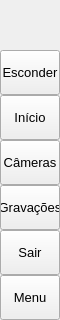
        <widget class="QFrame" name="leftMenuBg">
         <property name="minimumSize">
          <size>
           <width>60</width>
           <height>0</height>
          </size>
         </property>
         <property name="maximumSize">
          <size>
           <width>60</width>
           <height>16777215</height>
          </size>
         </property>
         <property name="frameShape">
          <enum>QFrame::NoFrame</enum>
         </property>
         <property name="frameShadow">
          <enum>QFrame::Raised</enum>
         </property>
         <layout class="QVBoxLayout" name="verticalLayout_3">
          <property name="spacing">
           <number>0</number>
          </property>
          <property name="leftMargin">
           <number>0</number>
          </property>
          <property name="topMargin">
           <number>0</number>
          </property>
          <property name="rightMargin">
           <number>0</number>
          </property>
          <property name="bottomMargin">
           <number>0</number>
          </property>
          <item>
           <widget class="QFrame" name="topLogoInfo">
            <property name="minimumSize">
             <size>
              <width>0</width>
              <height>50</height>
             </size>
            </property>
            <property name="maximumSize">
             <size>
              <width>16777215</width>
              <height>50</height>
             </size>
            </property>
            <property name="styleSheet">
             <string notr="true"/>
            </property>
            <property name="frameShape">
             <enum>QFrame::NoFrame</enum>
            </property>
            <property name="frameShadow">
             <enum>QFrame::Raised</enum>
            </property>
            <widget class="QLabel" name="titleLeftApp">
             <property name="geometry">
              <rect>
               <x>70</x>
               <y>8</y>
               <width>160</width>
               <height>20</height>
              </rect>
             </property>
             <property name="font">
              <font>
               <family>Segoe UI Semibold</family>
               <pointsize>12</pointsize>
               <italic>false</italic>
               <bold>false</bold>
              </font>
             </property>
             <property name="styleSheet">
              <string notr="true"/>
             </property>
             <property name="text">
              <string>&lt;html&gt;&lt;head/&gt;&lt;body&gt;&lt;p&gt;SafeMac&lt;/p&gt;&lt;/body&gt;&lt;/html&gt;</string>
             </property>
             <property name="alignment">
              <set>Qt::AlignLeading|Qt::AlignLeft|Qt::AlignTop</set>
             </property>
            </widget>
            <widget class="QLabel" name="label_5">
             <property name="geometry">
              <rect>
               <x>0</x>
               <y>20</y>
               <width>441</width>
               <height>331</height>
              </rect>
             </property>
             <property name="whatsThis">
              <string>&lt;html&gt;&lt;head/&gt;&lt;body&gt;&lt;p&gt;&lt;img src=&quot;:/images/images/images/icon.png&quot;/&gt;&lt;/p&gt;&lt;/body&gt;&lt;/html&gt;</string>
             </property>
             <property name="text">
              <string/>
             </property>
            </widget>
            <widget class="QLabel" name="label_logo">
             <property name="geometry">
              <rect>
               <x>0</x>
               <y>0</y>
               <width>61</width>
               <height>51</height>
              </rect>
             </property>
             <property name="styleSheet">
              <string notr="true"/>
             </property>
             <property name="text">
              <string/>
             </property>
            </widget>
           </widget>
          </item>
          <item>
           <widget class="QFrame" name="leftMenuFrame">
            <property name="frameShape">
             <enum>QFrame::NoFrame</enum>
            </property>
            <property name="frameShadow">
             <enum>QFrame::Raised</enum>
            </property>
            <layout class="QVBoxLayout" name="verticalMenuLayout">
             <property name="spacing">
              <number>0</number>
             </property>
             <property name="leftMargin">
              <number>0</number>
             </property>
             <property name="topMargin">
              <number>0</number>
             </property>
             <property name="rightMargin">
              <number>0</number>
             </property>
             <property name="bottomMargin">
              <number>0</number>
             </property>
             <item>
              <widget class="QFrame" name="toggleBox">
               <property name="maximumSize">
                <size>
                 <width>16777215</width>
                 <height>45</height>
                </size>
               </property>
               <property name="frameShape">
                <enum>QFrame::NoFrame</enum>
               </property>
               <property name="frameShadow">
                <enum>QFrame::Raised</enum>
               </property>
               <layout class="QVBoxLayout" name="verticalLayout_4">
                <property name="spacing">
                 <number>0</number>
                </property>
                <property name="leftMargin">
                 <number>0</number>
                </property>
                <property name="topMargin">
                 <number>0</number>
                </property>
                <property name="rightMargin">
                 <number>0</number>
                </property>
                <property name="bottomMargin">
                 <number>0</number>
                </property>
                <item>
                 <widget class="QPushButton" name="toggleButton">
                  <property name="sizePolicy">
                   <sizepolicy hsizetype="Expanding" vsizetype="Fixed">
                    <horstretch>0</horstretch>
                    <verstretch>0</verstretch>
                   </sizepolicy>
                  </property>
                  <property name="minimumSize">
                   <size>
                    <width>0</width>
                    <height>45</height>
                   </size>
                  </property>
                  <property name="font">
                   <font>
                    <family>Segoe UI</family>
                    <pointsize>10</pointsize>
                    <italic>false</italic>
                    <bold>false</bold>
                   </font>
                  </property>
                  <property name="cursor">
                   <cursorShape>PointingHandCursor</cursorShape>
                  </property>
                  <property name="layoutDirection">
                   <enum>Qt::LeftToRight</enum>
                  </property>
                  <property name="styleSheet">
                   <string notr="true">background-image: url(:/icons/images/icons/icon_menu.png);</string>
                  </property>
                  <property name="text">
                   <string>Esconder</string>
                  </property>
                 </widget>
                </item>
               </layout>
              </widget>
             </item>
             <item alignment="Qt::AlignTop">
              <widget class="QFrame" name="topMenu">
               <property name="frameShape">
                <enum>QFrame::NoFrame</enum>
               </property>
               <property name="frameShadow">
                <enum>QFrame::Raised</enum>
               </property>
               <layout class="QVBoxLayout" name="verticalLayout_8">
                <property name="spacing">
                 <number>0</number>
                </property>
                <property name="leftMargin">
                 <number>0</number>
                </property>
                <property name="topMargin">
                 <number>0</number>
                </property>
                <property name="rightMargin">
                 <number>0</number>
                </property>
                <property name="bottomMargin">
                 <number>0</number>
                </property>
                <item>
                 <widget class="QPushButton" name="btn_home">
                  <property name="sizePolicy">
                   <sizepolicy hsizetype="Expanding" vsizetype="Fixed">
                    <horstretch>0</horstretch>
                    <verstretch>0</verstretch>
                   </sizepolicy>
                  </property>
                  <property name="minimumSize">
                   <size>
                    <width>0</width>
                    <height>45</height>
                   </size>
                  </property>
                  <property name="font">
                   <font>
                    <family>Segoe UI</family>
                    <pointsize>10</pointsize>
                    <italic>false</italic>
                    <bold>false</bold>
                   </font>
                  </property>
                  <property name="cursor">
                   <cursorShape>PointingHandCursor</cursorShape>
                  </property>
                  <property name="layoutDirection">
                   <enum>Qt::LeftToRight</enum>
                  </property>
                  <property name="styleSheet">
                   <string notr="true">background-image: url(:/icons/images/icons/cil-home.png);</string>
                  </property>
                  <property name="text">
                   <string>Início</string>
                  </property>
                 </widget>
                </item>
                <item>
                 <widget class="QPushButton" name="btn_cameras">
                  <property name="sizePolicy">
                   <sizepolicy hsizetype="Expanding" vsizetype="Fixed">
                    <horstretch>0</horstretch>
                    <verstretch>0</verstretch>
                   </sizepolicy>
                  </property>
                  <property name="minimumSize">
                   <size>
                    <width>0</width>
                    <height>45</height>
                   </size>
                  </property>
                  <property name="font">
                   <font>
                    <family>Segoe UI</family>
                    <pointsize>10</pointsize>
                    <italic>false</italic>
                    <bold>false</bold>
                   </font>
                  </property>
                  <property name="cursor">
                   <cursorShape>PointingHandCursor</cursorShape>
                  </property>
                  <property name="layoutDirection">
                   <enum>Qt::LeftToRight</enum>
                  </property>
                  <property name="styleSheet">
                   <string notr="true">background-image: url(:/icons/images/icons/cil-camera.png);</string>
                  </property>
                  <property name="text">
                   <string>Câmeras</string>
                  </property>
                 </widget>
                </item>
                <item>
                 <widget class="QPushButton" name="btn_videos">
                  <property name="sizePolicy">
                   <sizepolicy hsizetype="Expanding" vsizetype="Fixed">
                    <horstretch>0</horstretch>
                    <verstretch>0</verstretch>
                   </sizepolicy>
                  </property>
                  <property name="minimumSize">
                   <size>
                    <width>0</width>
                    <height>45</height>
                   </size>
                  </property>
                  <property name="font">
                   <font>
                    <family>Segoe UI</family>
                    <pointsize>10</pointsize>
                    <italic>false</italic>
                    <bold>false</bold>
                   </font>
                  </property>
                  <property name="cursor">
                   <cursorShape>PointingHandCursor</cursorShape>
                  </property>
                  <property name="layoutDirection">
                   <enum>Qt::LeftToRight</enum>
                  </property>
                  <property name="styleSheet">
                   <string notr="true">background-image: url(:/icons/images/icons/cil-movie.png);</string>
                  </property>
                  <property name="text">
                   <string>Gravações</string>
                  </property>
                 </widget>
                </item>
                <item>
                 <widget class="QPushButton" name="btn_exit">
                  <property name="sizePolicy">
                   <sizepolicy hsizetype="Expanding" vsizetype="Fixed">
                    <horstretch>0</horstretch>
                    <verstretch>0</verstretch>
                   </sizepolicy>
                  </property>
                  <property name="minimumSize">
                   <size>
                    <width>0</width>
                    <height>45</height>
                   </size>
                  </property>
                  <property name="font">
                   <font>
                    <family>Segoe UI</family>
                    <pointsize>10</pointsize>
                    <italic>false</italic>
                    <bold>false</bold>
                   </font>
                  </property>
                  <property name="cursor">
                   <cursorShape>PointingHandCursor</cursorShape>
                  </property>
                  <property name="layoutDirection">
                   <enum>Qt::LeftToRight</enum>
                  </property>
                  <property name="styleSheet">
                   <string notr="true">background-image: url(:/icons/images/icons/cil-exit-to-app.png);</string>
                  </property>
                  <property name="text">
                   <string>Sair</string>
                  </property>
                 </widget>
                </item>
               </layout>
              </widget>
             </item>
             <item alignment="Qt::AlignBottom">
              <widget class="QFrame" name="bottomMenu">
               <property name="frameShape">
                <enum>QFrame::NoFrame</enum>
               </property>
               <property name="frameShadow">
                <enum>QFrame::Raised</enum>
               </property>
               <layout class="QVBoxLayout" name="verticalLayout_9">
                <property name="spacing">
                 <number>0</number>
                </property>
                <property name="leftMargin">
                 <number>0</number>
                </property>
                <property name="topMargin">
                 <number>0</number>
                </property>
                <property name="rightMargin">
                 <number>0</number>
                </property>
                <property name="bottomMargin">
                 <number>0</number>
                </property>
                <item>
                 <widget class="QPushButton" name="toggleLeftBox">
                  <property name="sizePolicy">
                   <sizepolicy hsizetype="Expanding" vsizetype="Fixed">
                    <horstretch>0</horstretch>
                    <verstretch>0</verstretch>
                   </sizepolicy>
                  </property>
                  <property name="minimumSize">
                   <size>
                    <width>0</width>
                    <height>45</height>
                   </size>
                  </property>
                  <property name="font">
                   <font>
                    <family>Segoe UI</family>
                    <pointsize>10</pointsize>
                    <italic>false</italic>
                    <bold>false</bold>
                   </font>
                  </property>
                  <property name="cursor">
                   <cursorShape>PointingHandCursor</cursorShape>
                  </property>
                  <property name="layoutDirection">
                   <enum>Qt::LeftToRight</enum>
                  </property>
                  <property name="styleSheet">
                   <string notr="true">background-image: url(:/icons/images/icons/icon_settings.png);</string>
                  </property>
                  <property name="text">
                   <string>Menu</string>
                  </property>
                 </widget>
                </item>
               </layout>
              </widget>
             </item>
            </layout>
           </widget>
          </item>
         </layout>
        </widget>
